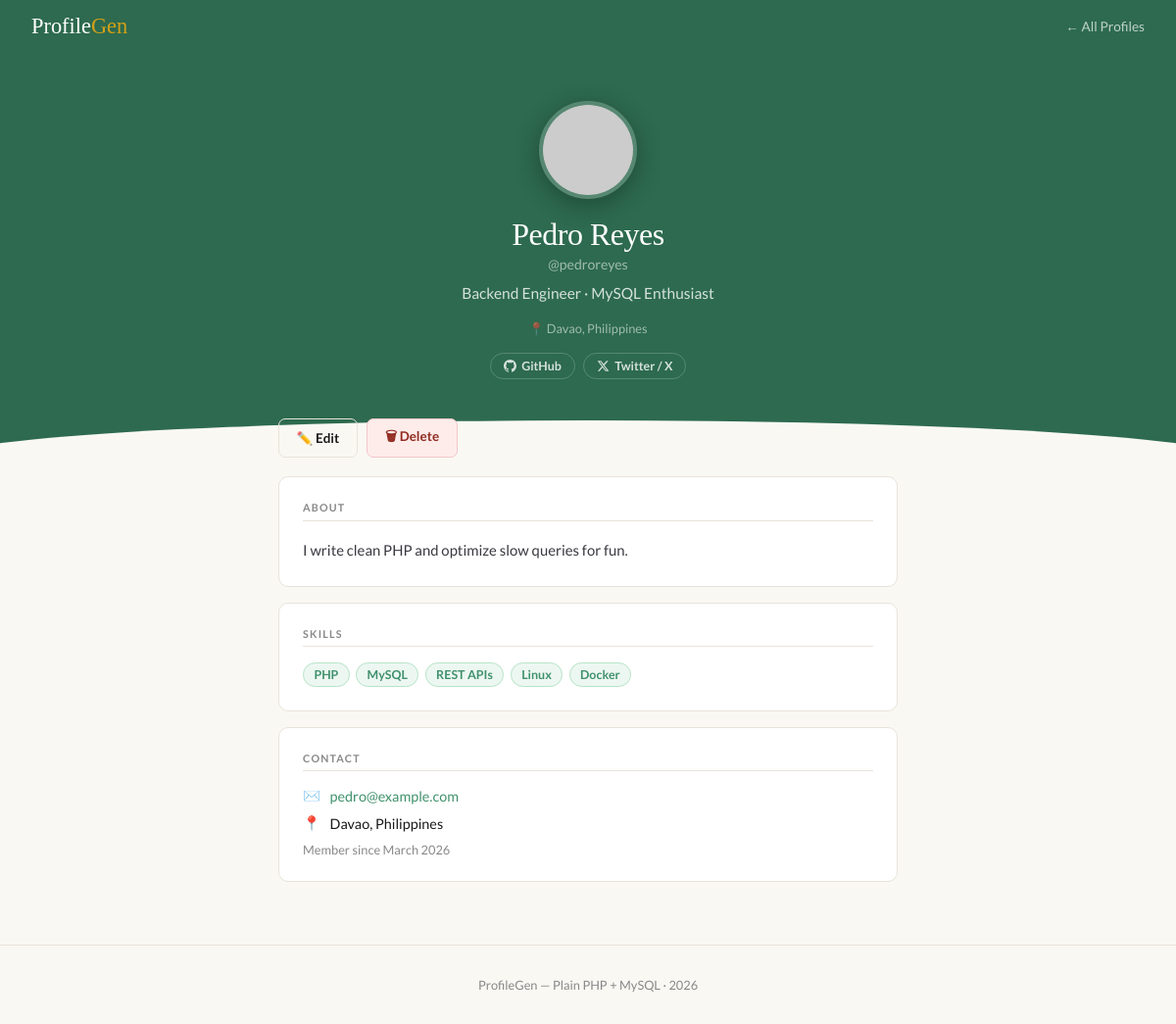
/profile.php?u=pedroreyes, run on the app's committed database.
### tables this page shows
CREATE TABLE IF NOT EXISTS profiles (
    id         INT          NOT NULL AUTO_INCREMENT,
    name       VARCHAR(100) NOT NULL,
    username   VARCHAR(50)  NOT NULL,
    email      VARCHAR(150) NOT NULL,
    headline   VARCHAR(150)          DEFAULT NULL,
    bio        TEXT                  DEFAULT NULL,
    location   VARCHAR(100)          DEFAULT NULL,
    website    VARCHAR(255)          DEFAULT NULL,
    avatar     VARCHAR(255)          DEFAULT NULL,
    github     VARCHAR(100)          DEFAULT NULL,
    twitter    VARCHAR(100)          DEFAULT NULL,
    linkedin   VARCHAR(100)          DEFAULT NULL,
    skills     TEXT                  DEFAULT NULL,
    created_at DATETIME              DEFAULT CURRENT_TIMESTAMP,

    PRIMARY KEY (id),
    UNIQUE KEY uq_username (username),
    UNIQUE KEY uq_email    (email)
);

### profile.php (the view, shortened to what this page needs)
<?php
$username = trim($_GET['u'] ?? '');
$db   = get_db();
$stmt = $db->prepare("SELECT * FROM profiles WHERE username = ?");
$stmt->execute([$username]);
$p    = $stmt->fetch();
$skills = array_filter(array_map('trim', explode(',', $p['skills'] ?? '')));
function avatar_url($row) {
    return 'https://ui-avatars.com/api/?name=' . urlencode($row['name']) . '&background=2d6a4f&color=fff&size=200&bold=true';
}
?>
<!DOCTYPE html>
<html lang="en">
<head>
</head>
<body>
<nav>
  <a class="brand" href="index.php">Profile<span>Gen</span></a>
  <a class="back" href="index.php">← All Profiles</a>
</nav>
<div class="hero">
  <div class="hero-inner">
    <img class="avatar" src="<?= avatar_url($p) ?>" alt="<?= htmlspecialchars($p['name']) ?>">
    <div class="pname"><?= htmlspecialchars($p['name']) ?></div>
    <div class="phandle">@<?= htmlspecialchars($p['username']) ?></div>
    <?php if($p['headline']): ?>
      <div class="pheadline"><?= htmlspecialchars($p['headline']) ?></div>
    <?php endif ?>
    <div class="meta-row">
      <?php if($p['location']): ?>
        <span class="meta-item">📍 <?= htmlspecialchars($p['location']) ?></span>
      <?php endif ?>
    </div>
    <?php if($p['github'] || $p['twitter'] || $p['linkedin']): ?>
      <div class="socials">
        <?php if($p['github']): ?>
          <a href="https://github.com/<?= urlencode($p['github']) ?>" target="_blank" rel="noopener" class="spill">
            GitHub
          </a>
        <?php endif ?>
        <?php if($p['twitter']): ?>
          <a href="https://x.com/<?= urlencode($p['twitter']) ?>" target="_blank" rel="noopener" class="spill">
            <svg width="13" height="13" viewBox="0 0 24 24" fill="currentColor"><path d="M18.244 2.25h3.308l-7.227 8.26 8.502 11.24H16.17l-5.214-6.817L4.99 21.75H1.68l7.73-8.835L1.254 2.25H8.08l4.713 6.231zm-1.161 17.52h1.833L7.084 4.126H5.117z"/></svg>
            Twitter / X
          </a>
        <?php endif ?>
      </div>
    <?php endif ?>
  </div>
</div>
<div class="body">
  <div class="actions">
    <a class="btn btn-outline" href="edit.php?u=<?= urlencode($p['username']) ?>">✏️ Edit</a>
    <form method="POST" action="delete.php" style="display:inline" onsubmit="return confirm('Delete this profile? This cannot be undone.')">
      <button type="submit" class="btn btn-del">🗑 Delete</button>
    </form>
  </div>
  <?php if($p['bio']): ?>
    <div class="pcard">
      <div class="clabel">About</div>
      <p class="bio"><?= htmlspecialchars($p['bio']) ?></p>
    </div>
  <?php endif ?>
  <?php if($skills): ?>
    <div class="pcard">
      <div class="clabel">Skills</div>
      <div class="skill-cloud">
        <?php foreach($skills as $s): ?>
          <span class="stag"><?= htmlspecialchars($s) ?></span>
        <?php endforeach ?>
      </div>
    </div>
  <?php endif ?>
  <div class="pcard">
    <div class="clabel">Contact</div>
    <div class="detail-row">
      <div class="drow">
        <span class="dicon">✉️</span>
        <a href="mailto:<?= htmlspecialchars($p['email']) ?>"><?= htmlspecialchars($p['email']) ?></a>
      </div>
      <?php if($p['location']): ?>
        <div class="drow">
          <span class="dicon">📍</span>
          <span><?= htmlspecialchars($p['location']) ?></span>
        </div>
      <?php endif ?>
      <div class="drow" style="color:var(--muted);font-size:.8rem">
        Member since <?= date('F Y', strtotime($p['created_at'])) ?>
      </div>
    </div>
  </div>
</div>
<footer>ProfileGen &mdash; Plain PHP + MySQL &middot; <?= date('Y') ?></footer>
</body>
</html>

### profile.php (style rules this page uses)
*,*::before,*::after { box-sizing:border-box;margin:0;padding:0 }
:root { --green:#2d6a4f;--green-l:#40916c;--cream:#faf8f3;--paper:#fff;--ink:#1a1a1a;--muted:#888;--border:#e8e4da;--accent:#d4a017;--r:10px }
body { font-family:'Lato',sans-serif;background:var(--cream);color:var(--ink) }
nav { background:var(--green);padding:.9rem 2rem;display:flex;align-items:center;justify-content:space-between }
.brand { font-family:'Playfair Display',serif;color:#fff;font-size:1.4rem;text-decoration:none }
.brand span { color:var(--accent) }
.back { color:rgba(255,255,255,.7);text-decoration:none;font-size:.85rem }
.hero { background:var(--green);padding:3rem 2rem 5rem;text-align:center;position:relative;overflow:hidden }
.hero::after { content:'';position:absolute;bottom:-2px;left:0;right:0;height:40px;background:var(--cream);clip-path:ellipse(55% 100% at 50% 100%) }
.hero-inner { max-width:600px;margin:0 auto;position:relative;z-index:1 }
.avatar { width:100px;height:100px;border-radius:50%;object-fit:cover;border:4px solid rgba(255,255,255,.2);box-shadow:0 6px 24px rgba(0,0,0,.3);margin-bottom:1rem }
.pname { font-family:'Playfair Display',serif;color:#fff;font-size:2rem;line-height:1.1;letter-spacing:-.5px }
.phandle { color:rgba(255,255,255,.55);font-size:.88rem;margin-top:.25rem }
.pheadline { color:rgba(255,255,255,.8);font-size:.97rem;margin-top:.6rem;line-height:1.5 }
.meta-row { display:flex;flex-wrap:wrap;justify-content:center;gap:.75rem;margin-top:1rem }
.meta-item { font-size:.8rem;color:rgba(255,255,255,.55);display:flex;align-items:center;gap:.3rem }
.socials { display:flex;flex-wrap:wrap;justify-content:center;gap:.5rem;margin-top:1.1rem }
.spill { display:inline-flex;align-items:center;gap:.35rem;font-size:.78rem;font-weight:700;padding:.3rem .8rem;border-radius:99px;text-decoration:none;border:1.5px solid rgba(255,255,255,.2);color:rgba(255,255,255,.8);transition:all .15s }
.body { max-width:680px;margin:-2.5rem auto 0;padding:0 1.5rem 3rem;position:relative;z-index:2 }
.actions { display:flex;gap:.6rem;flex-wrap:wrap;margin-bottom:1.2rem }
.btn { display:inline-flex;align-items:center;padding:.5rem 1.1rem;border-radius:7px;font-family:'Lato',sans-serif;font-size:.84rem;font-weight:700;text-decoration:none;cursor:pointer;border:none;transition:all .15s }
.btn-outline { background:transparent;color:var(--ink);border:1.5px solid var(--border) }
.btn-del { background:#fdecea;color:#922b21;border:1.5px solid #f5c6cb }
.pcard { background:var(--paper);border:1px solid var(--border);border-radius:var(--r);padding:1.5rem;margin-bottom:1rem }
.clabel { font-size:.67rem;font-weight:700;letter-spacing:1.2px;text-transform:uppercase;color:var(--muted);border-bottom:1px solid var(--border);padding-bottom:.4rem;margin-bottom:1rem }
.bio { font-size:.93rem;line-height:1.75;color:#3a3940;white-space:pre-line }
.skill-cloud { display:flex;flex-wrap:wrap;gap:.4rem }
.stag { font-size:.78rem;font-weight:700;background:#edf7f2;color:var(--green-l);border:1px solid #b7e4c7;padding:.25rem .65rem;border-radius:99px }
.detail-row { display:flex;flex-direction:column;gap:.6rem }
.drow { display:flex;align-items:center;gap:.6rem;font-size:.9rem }
.drow a { color:var(--green-l);text-decoration:none }
.dicon { color:var(--muted);flex-shrink:0 }
footer { text-align:center;padding:2rem;font-size:.8rem;color:var(--muted);border-top:1px solid var(--border) }

### data on the page
profiles: name "Pedro Reyes", username "pedroreyes", headline "Backend Engineer · MySQL Enthusiast", location "Davao, Philippines", bio "I write clean PHP and optimize slow queries for fun.", skills "PHP", skills "MySQL", skills "REST APIs", skills "Linux", skills "Docker", email "pedro@example.com", created_at "March 2026"
